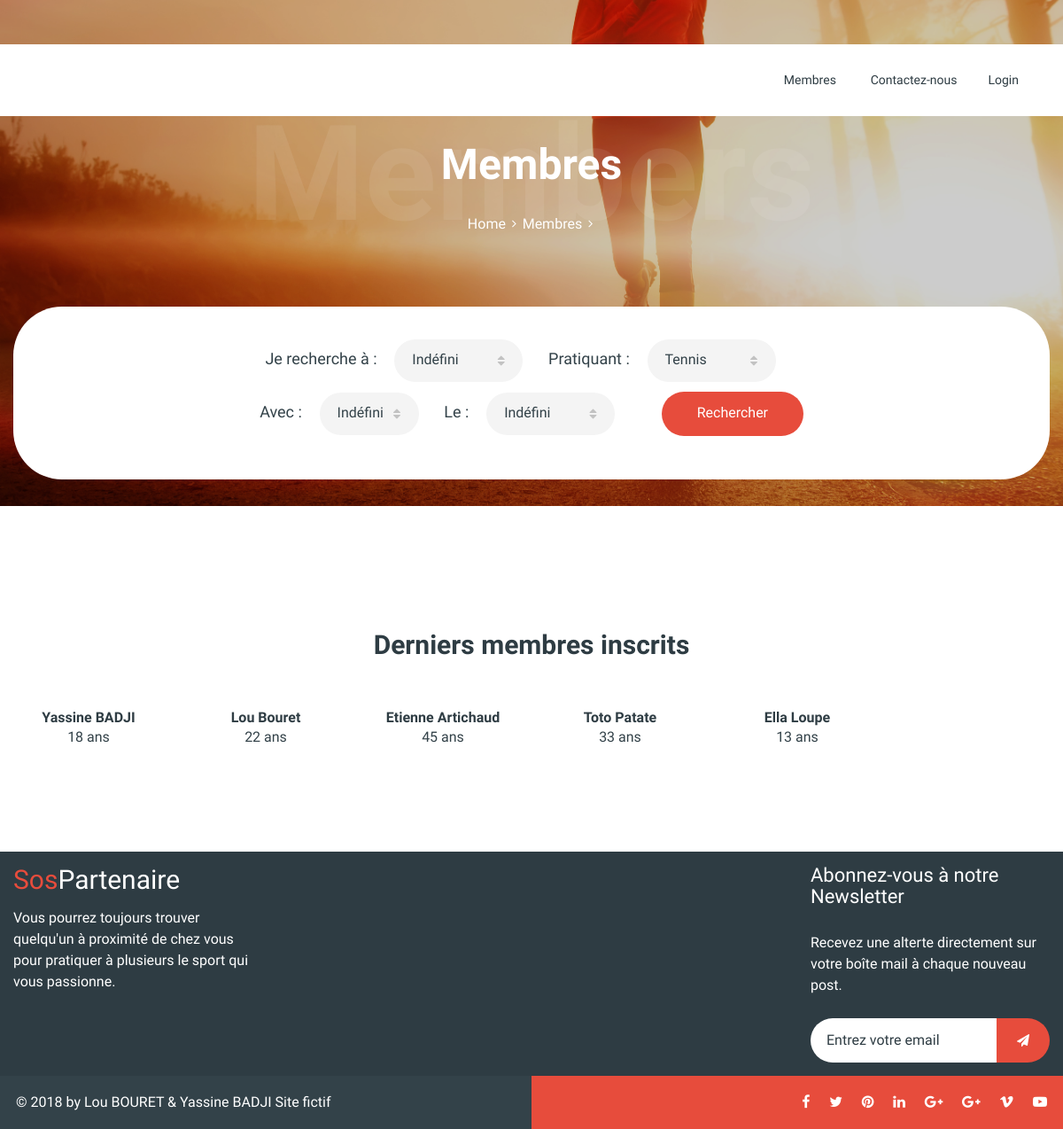
Page /sportdating/membres.php on the committed database.
### tables this page shows
CREATE TABLE IF NOT EXISTS `villes` (
  `villes` varchar(100) NOT NULL
);

CREATE TABLE IF NOT EXISTS `sports` (
  `sports` varchar(50) NOT NULL
);

CREATE TABLE IF NOT EXISTS `membres` (
  `id` int(11) NOT NULL AUTO_INCREMENT,
  `nom` varchar(255) NOT NULL,
  `prenom` varchar(255) NOT NULL,
  `email` varchar(255) NOT NULL,
  `mdp` text NOT NULL,
  `telephone` varchar(255) NOT NULL,
  `sexe` varchar(255) NOT NULL,
  `age` int(11) NOT NULL,
  `ville` varchar(255) NOT NULL,
  `niveau` varchar(255) NOT NULL,
  `sport` varchar(255) NOT NULL,
  `jour` varchar(255) NOT NULL,
  `heure` varchar(255) NOT NULL,
  `descrip` text NOT NULL,
  `avatar` text NOT NULL,
  `actif` int(11) DEFAULT NULL,
  `catdata` int(11) DEFAULT NULL,
  PRIMARY KEY (`id`)
);

### sportdating/membres.php (the view, shortened to what this page needs)
      <?php include 'header2.php'; ?>
    <section class="banner_area banner_area2">
        <div class="container">
            <div class="banner_content">
                <h3 title="Members"><img class="left_img" src="img/banner/t-left-img.png" alt="">Membres<img class="right_img" src="img/banner/t-right-img.png" alt=""></h3>
                <a href="index.php">Home</a>
                <a href="#">Membres</a>
                <div class="advanced_search">
                    <div class="search_inner">
                        <form action="membres.php" method="post">
                        <div class="search_item">
                            <h5>Je recherche à :</h5>
                            <select class="selectpicker" name="choixVille">
                                <?php
                                $query=$bdd->prepare("SELECT * FROM villes");
                                $query->execute();
                                while($data=$query->fetch()){
                                    ?>
                                    <option value="<?php echo $data["villes"]; ?>" > <?php echo $data["villes"]; ?> </option>
                                    <?php
                                }
                                ?>
                            </select>
                        </div>
                        <div class="search_item">
                            <h5>Pratiquant : </h5>
                            <select class="selectpicker" name="sport">
                                <?php
                                $query=$bdd->prepare("SELECT * FROM sports");
                                $query->execute();
                                while($data=$query->fetch()){
                                    ?>
                                    <option value="<?php echo $data["sports"]; ?>" > <?php echo $data["sports"]; ?> </option>
                                    <?php
                                }
                                ?>
                            </select>
                        </div>
                        <br />
                        <div class="search_item">
                            <h5>Avec : </h5>
                            <select class="selectpicker" name="choixPartenaire">
                                <option value="Indéfini">Indéfini</option>
                            </select>
                        </div>
                        <div class="search_item">
                            <h5>Le : </h5>
                            <select class="selectpicker" name="jour"">
                                <option value="Indéfini">Indéfini</option>
                            </select>
                        </div>
                        <div class="search_item">
                            <button type="submit" value="Connexion" name="Rechercher" class="btn form-control login_btn"> Rechercher </button>
                        </div>
                        </form>
                    </div>
                </div>
            </div>
        </div>
    </section>
    <br />
    <section class="actives_members">
        <div class="container">
            <div class="welcome_title">
                <h3>Derniers membres inscrits</h3>
            </div>
            <div class="row">
            <?php
                $query=$bdd->prepare("SELECT * FROM membres");
                $query->execute();
                $i=0;
                while ($data=$query->fetch() and $i < 12) {
                    ?>
                    <div class="col-sm-2 col-xs-6">
                                    <div class="active_mem_item">
                                        <h4><?php echo $data["prenom"]." ".$data["nom"] ?></h4>
                                        <h5><?php echo$data["age"]." ans" ?></h5>
                                    </div>
                                </div>
                    <?php
                    $i++;
                }
            ?>
        </div>
    </div>
    <br />
    <br />
</section>
    <?php include 'footer.php' ?>

### sportdating/header2.php (shortened to what this page needs)
 <?php
 echo "
<html lang='fr'>
<head>
        <link href='vendors/material-icon/css/materialdesignicons.min.css' rel='stylesheet'>
        <link href='css/font-awesome.min.css' rel='stylesheet'>
        <link href='vendors/linears-icon/style.css' rel='stylesheet'>
        <link rel='stylesheet' type='text/css' href='vendors/revolution/css/layers.css'>
        <link rel='stylesheet' type='text/css' href='vendors/revolution/css/navigation.css'>
        <link rel='stylesheet' type='text/css' href='vendors/revolution/css/settings.css'>
        <link href='css/bootstrap.min.css' rel='stylesheet'>
        <link href='vendors/image-dropdown/dd.css' rel='stylesheet'>
        <link href='vendors/image-dropdown/flags.css' rel='stylesheet'>
        <link href='vendors/image-dropdown/skin2.css' rel='stylesheet'>
        <link href='vendors/magnific-popup/magnific-popup.css' rel='stylesheet'>
        <link href='vendors/bootstrap-selector/bootstrap-select.css' rel='stylesheet'>
        <link href='vendors/bootstrap-datepicker/css/bootstrap-datetimepicker.min.css' rel='stylesheet'>
        <link href='vendors/owl-carousel/assets/owl.carousel.css' rel='stylesheet'>
        <link href='vendors/animate-css/animate.css' rel='stylesheet'>
        <link href='vendors/bs-tooltip/jquery.webui-popover.css' rel='stylesheet'>
        <link href='vendors/jquery-ui/jquery-ui.css' rel='stylesheet'>
        <link href='css/style.css' rel='stylesheet'>
        <link href='css/responsive.css' rel='stylesheet'>
    </head>
     <header class='header_menu_area white_menu'>
            <nav class='navbar navbar-default'>
                <div class='container'>
                  <div class='collapse navbar-collapse' id='bs-example-navbar-collapse-1'>
                    <ul class='nav navbar-nav'>
                        <li><a href='membres.php'>Membres</a></li>
                        <li><a href=contact.php>Contactez-nous</a></li>";
                    if (!isset($data['email'])) {
                        echo "<li><a href='connexion.php'><i class='mdi mdi-key-variant'></i>Login</a></li>"; }
                       else {
                        echo "<li><a href='profil.php'>Mon profil</a></li>
                           <li><a href='connexion.php?deco=1'>Deconnexion</a></li>";
                        }
                     echo "
                    </ul>
                    </div>
                </div>
            </nav>
        </header>
    <body>"; ?>

### sportdating/footer.php (shortened to what this page needs)
       <footer class="footer_area">
            <div class="footer_widgets_area">
                <div class="container">
                    <div class="row">
                        <div class="col-md-3">
                            <aside class="f_widget">
                                <div class="vero_widget">
                                    <h4><span>Sos</span>Partenaire</h4>
                                    <p>Vous pourrez toujours trouver quelqu'un à proximité de chez vous pour pratiquer à plusieurs le sport qui vous passionne.</p>
                                </div>
                            </aside>
                        </div>
                        <div class="col-md-3">
                        </div>
                        <div class="col-md-3">
                        </div>
                        <div class="col-md-3">
                            <aside class="f_widget">
                                <div class="f_widget_title">
                                    <h3>Abonnez-vous à notre Newsletter</h3>
                                </div>
                                <div class="newsletter_widget">
                                    <p>Recevez une alterte directement sur votre boîte mail à chaque nouveau post.</p>
                                    <div class="input-group">
                                        <input type="text" class="form-control" placeholder="Entrez votre email">
                                        <span class="input-group-btn">
                                            <button class="btn btn-default" type="button"><i class="fa fa-paper-plane" aria-hidden="true"></i></button>
                                        </span>
                                    </div>
                                </div>
                            </aside>
                        </div>
                    </div>
                </div>
            </div>
            <div class="copyright">
                <div class="copyright_left">
                    <div class="copyright_text">
                        <h4>© 2018 by Lou BOURET & Yassine BADJI Site fictif</h4>
                    </div>
                </div>
                <div class="copyright_right">
                    <div class="copyright_social">
                        <ul>
                            <li><a href="#"><i class="fa fa-facebook" aria-hidden="true"></i></a></li>
                            <li><a href="#"><i class="fa fa-twitter" aria-hidden="true"></i></a></li>
                            <li><a href="#"><i class="fa fa-pinterest" aria-hidden="true"></i></a></li>
                            <li><a href="#"><i class="fa fa-linkedin" aria-hidden="true"></i></a></li>
                            <li><a href="#"><i class="fa fa-google-plus" aria-hidden="true"></i></a></li>
                            <li><a href="#"><i class="fa fa-google-plus" aria-hidden="true"></i></a></li>
                            <li><a href="#"><i class="fa fa-vimeo" aria-hidden="true"></i></a></li>
                            <li><a href="#"><i class="fa fa-youtube-play" aria-hidden="true"></i></a></li>
                        </ul>
                    </div>
                </div>
            </div>
        </footer>
    </body>
</html>

### rows in the picture
villes: villes "Indéfini"
sports: sports "Tennis"
membres: prenom "Yassine", nom "BADJI", age "18"
membres: prenom "Lou", nom "Bouret", age "22"
membres: prenom "Etienne", nom "Artichaud", age "45"
membres: prenom "Toto", nom "Patate", age "33"
membres: prenom "Ella", nom "Loupe", age "13"
